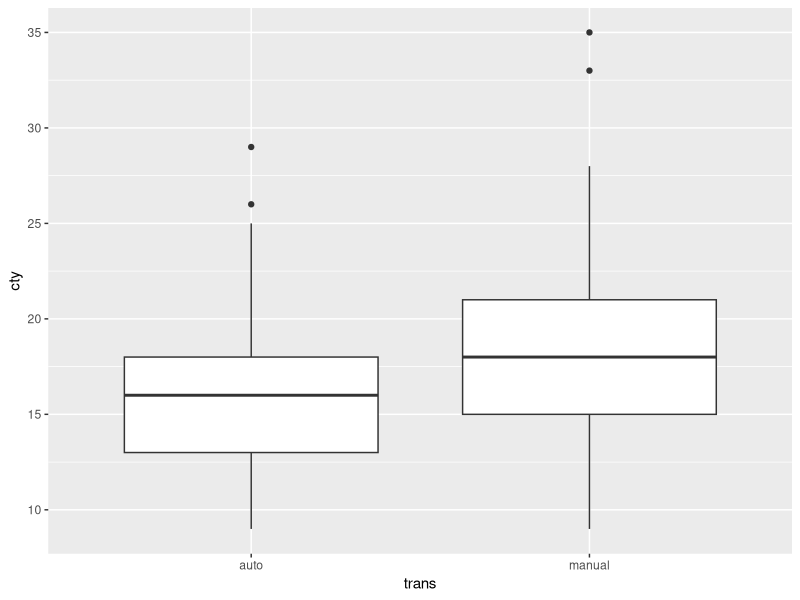
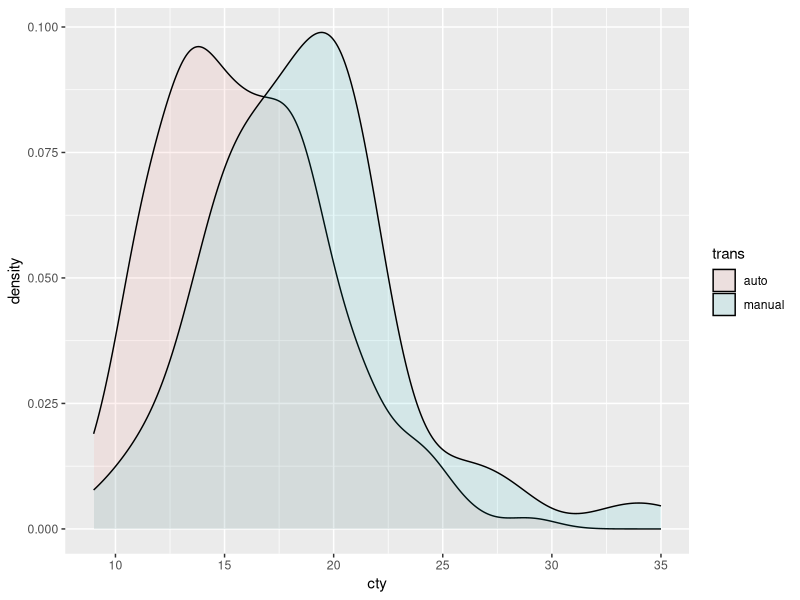

Write the R code that produced these figures, in order.
## ---- chunk 1
knitr::opts_chunk$set(echo = TRUE)
## ---- chunk 2
library(ggplot2)
library(dplyr)

## ---- chunk 3
mpg1 <- read.csv("data/mpg1.csv", stringsAsFactors = FALSE)
str(mpg1)
## ---- chunk 4
library(ggplot2)
ggplot(mpg1, aes(x = trans, y = cty)) + 
  geom_boxplot()
## ---- chunk 5
t.test(data = mpg1, cty ~ trans)
               # 종속변수 ~ 독립변수
               # 반응변수 ~ 설명변수
               # y          x               
## ---- chunk 6
var.test(data = mpg1, cty~trans)
## ---- chunk 7
ggplot(mpg1, aes(x = cty, fill = trans)) + 
  # geom_histogram() +
  geom_density(alpha = 0.1)
## ---- chunk 8
table(mpg1$trans, mpg1$drv) # 교차분석
## ---- chunk 9
prop.table(table(mpg1$trans, mpg1$drv), 1)
## ---- chunk 10
chisq.test(mpg1$trans, mpg1$drv)
